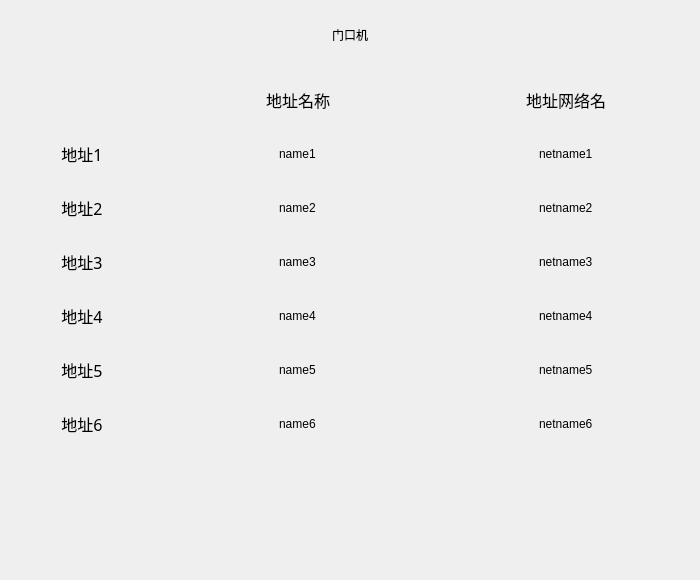
<?xml version="1.0" encoding="UTF-8"?>
<ui version="4.0">
 <class>DoorMachineDialog</class>
 <widget class="QDialog" name="DoorMachineDialog">
  <property name="geometry">
   <rect>
    <x>0</x>
    <y>0</y>
    <width>700</width>
    <height>580</height>
   </rect>
  </property>
  <property name="windowTitle">
   <string>Dialog</string>
  </property>
  <widget class="MyLineEdit" name="lineEditName1">
   <property name="geometry">
    <rect>
     <x>164</x>
     <y>127</y>
     <width>268</width>
     <height>54</height>
    </rect>
   </property>
   <property name="focusPolicy">
    <enum>Qt::ClickFocus</enum>
   </property>
   <property name="styleSheet">
    <string notr="true">border: 0px;
background-color: transparent;</string>
   </property>
   <property name="text">
    <string>name1</string>
   </property>
   <property name="maxLength">
    <number>49</number>
   </property>
   <property name="alignment">
    <set>Qt::AlignCenter</set>
   </property>
  </widget>
  <widget class="MyLineEdit" name="lineEditNetName1">
   <property name="geometry">
    <rect>
     <x>432</x>
     <y>127</y>
     <width>268</width>
     <height>54</height>
    </rect>
   </property>
   <property name="focusPolicy">
    <enum>Qt::ClickFocus</enum>
   </property>
   <property name="styleSheet">
    <string notr="true">border: 0px;
background-color: transparent;</string>
   </property>
   <property name="text">
    <string>netname1</string>
   </property>
   <property name="maxLength">
    <number>49</number>
   </property>
   <property name="alignment">
    <set>Qt::AlignCenter</set>
   </property>
  </widget>
  <widget class="QLabel" name="label_DoorMachine_2">
   <property name="geometry">
    <rect>
     <x>164</x>
     <y>73</y>
     <width>268</width>
     <height>54</height>
    </rect>
   </property>
   <property name="font">
    <font>
     <family>AlArabiya</family>
     <pointsize>12</pointsize>
    </font>
   </property>
   <property name="layoutDirection">
    <enum>Qt::LeftToRight</enum>
   </property>
   <property name="text">
    <string>地址名称</string>
   </property>
   <property name="alignment">
    <set>Qt::AlignCenter</set>
   </property>
  </widget>
  <widget class="QLabel" name="label_DoorMachine_3">
   <property name="geometry">
    <rect>
     <x>432</x>
     <y>73</y>
     <width>268</width>
     <height>54</height>
    </rect>
   </property>
   <property name="font">
    <font>
     <family>AlArabiya</family>
     <pointsize>12</pointsize>
    </font>
   </property>
   <property name="layoutDirection">
    <enum>Qt::LeftToRight</enum>
   </property>
   <property name="text">
    <string>地址网络名</string>
   </property>
   <property name="alignment">
    <set>Qt::AlignCenter</set>
   </property>
  </widget>
  <widget class="MyLineEdit" name="lineEditNetName2">
   <property name="geometry">
    <rect>
     <x>432</x>
     <y>181</y>
     <width>268</width>
     <height>54</height>
    </rect>
   </property>
   <property name="focusPolicy">
    <enum>Qt::ClickFocus</enum>
   </property>
   <property name="styleSheet">
    <string notr="true">border: 0px;
background-color: transparent;</string>
   </property>
   <property name="text">
    <string>netname2</string>
   </property>
   <property name="maxLength">
    <number>49</number>
   </property>
   <property name="alignment">
    <set>Qt::AlignCenter</set>
   </property>
  </widget>
  <widget class="MyLineEdit" name="lineEditName2">
   <property name="geometry">
    <rect>
     <x>164</x>
     <y>181</y>
     <width>268</width>
     <height>54</height>
    </rect>
   </property>
   <property name="focusPolicy">
    <enum>Qt::ClickFocus</enum>
   </property>
   <property name="styleSheet">
    <string notr="true">border: 0px;
background-color: transparent;</string>
   </property>
   <property name="text">
    <string>name2</string>
   </property>
   <property name="maxLength">
    <number>49</number>
   </property>
   <property name="alignment">
    <set>Qt::AlignCenter</set>
   </property>
  </widget>
  <widget class="MyLineEdit" name="lineEditName3">
   <property name="geometry">
    <rect>
     <x>164</x>
     <y>235</y>
     <width>268</width>
     <height>54</height>
    </rect>
   </property>
   <property name="focusPolicy">
    <enum>Qt::ClickFocus</enum>
   </property>
   <property name="styleSheet">
    <string notr="true">border: 0px;
background-color: transparent;</string>
   </property>
   <property name="text">
    <string>name3</string>
   </property>
   <property name="maxLength">
    <number>49</number>
   </property>
   <property name="alignment">
    <set>Qt::AlignCenter</set>
   </property>
  </widget>
  <widget class="MyLineEdit" name="lineEditNetName3">
   <property name="geometry">
    <rect>
     <x>432</x>
     <y>235</y>
     <width>268</width>
     <height>54</height>
    </rect>
   </property>
   <property name="focusPolicy">
    <enum>Qt::ClickFocus</enum>
   </property>
   <property name="styleSheet">
    <string notr="true">border: 0px;
background-color: transparent;</string>
   </property>
   <property name="text">
    <string>netname3</string>
   </property>
   <property name="maxLength">
    <number>49</number>
   </property>
   <property name="alignment">
    <set>Qt::AlignCenter</set>
   </property>
  </widget>
  <widget class="MyLineEdit" name="lineEditNetName4">
   <property name="geometry">
    <rect>
     <x>432</x>
     <y>289</y>
     <width>268</width>
     <height>54</height>
    </rect>
   </property>
   <property name="focusPolicy">
    <enum>Qt::ClickFocus</enum>
   </property>
   <property name="styleSheet">
    <string notr="true">border: 0px;
background-color: transparent;</string>
   </property>
   <property name="text">
    <string>netname4</string>
   </property>
   <property name="maxLength">
    <number>49</number>
   </property>
   <property name="alignment">
    <set>Qt::AlignCenter</set>
   </property>
  </widget>
  <widget class="MyLineEdit" name="lineEditName4">
   <property name="geometry">
    <rect>
     <x>164</x>
     <y>289</y>
     <width>268</width>
     <height>54</height>
    </rect>
   </property>
   <property name="focusPolicy">
    <enum>Qt::ClickFocus</enum>
   </property>
   <property name="styleSheet">
    <string notr="true">border: 0px;
background-color: transparent;</string>
   </property>
   <property name="text">
    <string>name4</string>
   </property>
   <property name="maxLength">
    <number>49</number>
   </property>
   <property name="alignment">
    <set>Qt::AlignCenter</set>
   </property>
  </widget>
  <widget class="MyLineEdit" name="lineEditNetName5">
   <property name="geometry">
    <rect>
     <x>432</x>
     <y>343</y>
     <width>268</width>
     <height>54</height>
    </rect>
   </property>
   <property name="focusPolicy">
    <enum>Qt::ClickFocus</enum>
   </property>
   <property name="styleSheet">
    <string notr="true">border: 0px;
background-color: transparent;</string>
   </property>
   <property name="text">
    <string>netname5</string>
   </property>
   <property name="maxLength">
    <number>49</number>
   </property>
   <property name="alignment">
    <set>Qt::AlignCenter</set>
   </property>
  </widget>
  <widget class="MyLineEdit" name="lineEditName5">
   <property name="geometry">
    <rect>
     <x>164</x>
     <y>343</y>
     <width>268</width>
     <height>54</height>
    </rect>
   </property>
   <property name="focusPolicy">
    <enum>Qt::ClickFocus</enum>
   </property>
   <property name="styleSheet">
    <string notr="true">border: 0px;
background-color: transparent;</string>
   </property>
   <property name="text">
    <string>name5</string>
   </property>
   <property name="maxLength">
    <number>49</number>
   </property>
   <property name="alignment">
    <set>Qt::AlignCenter</set>
   </property>
  </widget>
  <widget class="MyLineEdit" name="lineEditName6">
   <property name="geometry">
    <rect>
     <x>164</x>
     <y>397</y>
     <width>268</width>
     <height>54</height>
    </rect>
   </property>
   <property name="focusPolicy">
    <enum>Qt::ClickFocus</enum>
   </property>
   <property name="styleSheet">
    <string notr="true">border: 0px;
background-color: transparent;</string>
   </property>
   <property name="text">
    <string>name6</string>
   </property>
   <property name="maxLength">
    <number>49</number>
   </property>
   <property name="alignment">
    <set>Qt::AlignCenter</set>
   </property>
  </widget>
  <widget class="QFrame" name="frameDoorMachineSetting">
   <property name="geometry">
    <rect>
     <x>0</x>
     <y>0</y>
     <width>700</width>
     <height>580</height>
    </rect>
   </property>
   <property name="styleSheet">
    <string notr="true"/>
   </property>
   <property name="frameShape">
    <enum>QFrame::NoFrame</enum>
   </property>
   <property name="frameShadow">
    <enum>QFrame::Raised</enum>
   </property>
  </widget>
  <widget class="MyLineEdit" name="lineEditNetName6">
   <property name="geometry">
    <rect>
     <x>432</x>
     <y>397</y>
     <width>268</width>
     <height>54</height>
    </rect>
   </property>
   <property name="focusPolicy">
    <enum>Qt::ClickFocus</enum>
   </property>
   <property name="styleSheet">
    <string notr="true">border: 0px;
background-color: transparent;</string>
   </property>
   <property name="text">
    <string>netname6</string>
   </property>
   <property name="maxLength">
    <number>49</number>
   </property>
   <property name="alignment">
    <set>Qt::AlignCenter</set>
   </property>
  </widget>
  <widget class="QLabel" name="label_DoorMachine_6">
   <property name="geometry">
    <rect>
     <x>0</x>
     <y>289</y>
     <width>164</width>
     <height>54</height>
    </rect>
   </property>
   <property name="font">
    <font>
     <family>AlArabiya</family>
     <pointsize>12</pointsize>
    </font>
   </property>
   <property name="layoutDirection">
    <enum>Qt::LeftToRight</enum>
   </property>
   <property name="text">
    <string>地址4</string>
   </property>
   <property name="alignment">
    <set>Qt::AlignCenter</set>
   </property>
  </widget>
  <widget class="QLabel" name="label_DoorMachine_8">
   <property name="geometry">
    <rect>
     <x>0</x>
     <y>397</y>
     <width>164</width>
     <height>54</height>
    </rect>
   </property>
   <property name="font">
    <font>
     <family>AlArabiya</family>
     <pointsize>12</pointsize>
    </font>
   </property>
   <property name="layoutDirection">
    <enum>Qt::LeftToRight</enum>
   </property>
   <property name="text">
    <string>地址6</string>
   </property>
   <property name="alignment">
    <set>Qt::AlignCenter</set>
   </property>
  </widget>
  <widget class="QLabel" name="label_DoorMachine_4">
   <property name="geometry">
    <rect>
     <x>0</x>
     <y>181</y>
     <width>164</width>
     <height>54</height>
    </rect>
   </property>
   <property name="font">
    <font>
     <family>AlArabiya</family>
     <pointsize>12</pointsize>
    </font>
   </property>
   <property name="layoutDirection">
    <enum>Qt::LeftToRight</enum>
   </property>
   <property name="text">
    <string>地址2</string>
   </property>
   <property name="alignment">
    <set>Qt::AlignCenter</set>
   </property>
  </widget>
  <widget class="QLabel" name="label_DoorMachine_5">
   <property name="geometry">
    <rect>
     <x>0</x>
     <y>235</y>
     <width>164</width>
     <height>54</height>
    </rect>
   </property>
   <property name="font">
    <font>
     <family>AlArabiya</family>
     <pointsize>12</pointsize>
    </font>
   </property>
   <property name="layoutDirection">
    <enum>Qt::LeftToRight</enum>
   </property>
   <property name="text">
    <string>地址3</string>
   </property>
   <property name="alignment">
    <set>Qt::AlignCenter</set>
   </property>
  </widget>
  <widget class="QLabel" name="label_DoorMachine_7">
   <property name="geometry">
    <rect>
     <x>0</x>
     <y>343</y>
     <width>164</width>
     <height>54</height>
    </rect>
   </property>
   <property name="font">
    <font>
     <family>AlArabiya</family>
     <pointsize>12</pointsize>
    </font>
   </property>
   <property name="layoutDirection">
    <enum>Qt::LeftToRight</enum>
   </property>
   <property name="text">
    <string>地址5</string>
   </property>
   <property name="alignment">
    <set>Qt::AlignCenter</set>
   </property>
  </widget>
  <widget class="QLabel" name="label_DoorMachine_1">
   <property name="geometry">
    <rect>
     <x>0</x>
     <y>127</y>
     <width>164</width>
     <height>54</height>
    </rect>
   </property>
   <property name="font">
    <font>
     <family>AlArabiya</family>
     <pointsize>12</pointsize>
    </font>
   </property>
   <property name="layoutDirection">
    <enum>Qt::LeftToRight</enum>
   </property>
   <property name="text">
    <string>地址1</string>
   </property>
   <property name="alignment">
    <set>Qt::AlignCenter</set>
   </property>
  </widget>
  <widget class="QLabel" name="label_title">
   <property name="geometry">
    <rect>
     <x>95</x>
     <y>10</y>
     <width>510</width>
     <height>50</height>
    </rect>
   </property>
   <property name="styleSheet">
    <string notr="true"/>
   </property>
   <property name="text">
    <string>门口机</string>
   </property>
   <property name="alignment">
    <set>Qt::AlignCenter</set>
   </property>
  </widget>
  <zorder>frameDoorMachineSetting</zorder>
  <zorder>lineEditName1</zorder>
  <zorder>lineEditNetName1</zorder>
  <zorder>label_DoorMachine_2</zorder>
  <zorder>label_DoorMachine_3</zorder>
  <zorder>lineEditNetName2</zorder>
  <zorder>lineEditName2</zorder>
  <zorder>lineEditName3</zorder>
  <zorder>lineEditNetName3</zorder>
  <zorder>lineEditNetName4</zorder>
  <zorder>lineEditName4</zorder>
  <zorder>lineEditNetName5</zorder>
  <zorder>lineEditName5</zorder>
  <zorder>lineEditName6</zorder>
  <zorder>lineEditNetName6</zorder>
  <zorder>label_DoorMachine_6</zorder>
  <zorder>label_DoorMachine_8</zorder>
  <zorder>label_DoorMachine_4</zorder>
  <zorder>label_DoorMachine_5</zorder>
  <zorder>label_DoorMachine_7</zorder>
  <zorder>label_DoorMachine_1</zorder>
  <zorder>label_title</zorder>
 </widget>
 <customwidgets>
  <customwidget>
   <class>MyLineEdit</class>
   <extends>QLineEdit</extends>
   <header>mylineedit.h</header>
  </customwidget>
 </customwidgets>
 <tabstops>
  <tabstop>lineEditName1</tabstop>
  <tabstop>lineEditNetName1</tabstop>
  <tabstop>lineEditName2</tabstop>
  <tabstop>lineEditNetName2</tabstop>
  <tabstop>lineEditName3</tabstop>
  <tabstop>lineEditNetName3</tabstop>
  <tabstop>lineEditName4</tabstop>
  <tabstop>lineEditNetName4</tabstop>
  <tabstop>lineEditName5</tabstop>
  <tabstop>lineEditNetName5</tabstop>
  <tabstop>lineEditName6</tabstop>
 </tabstops>
 <resources/>
 <connections/>
</ui>
